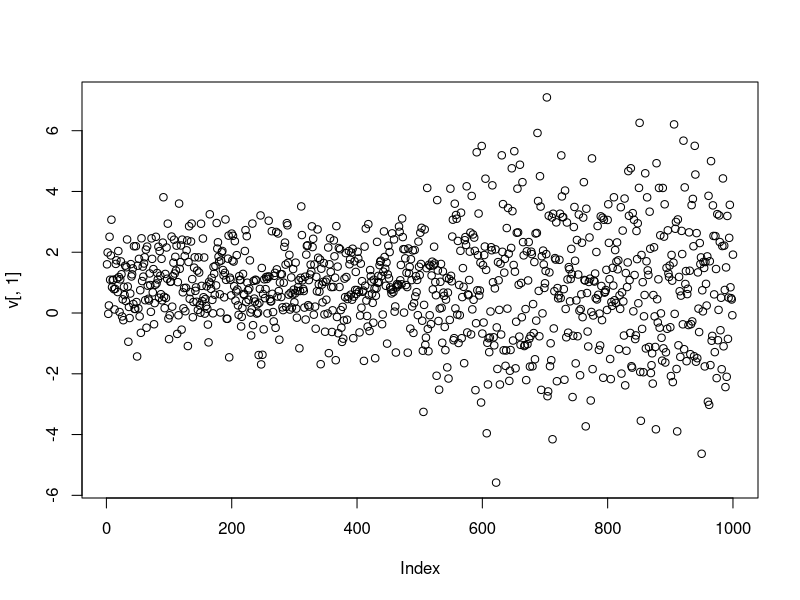
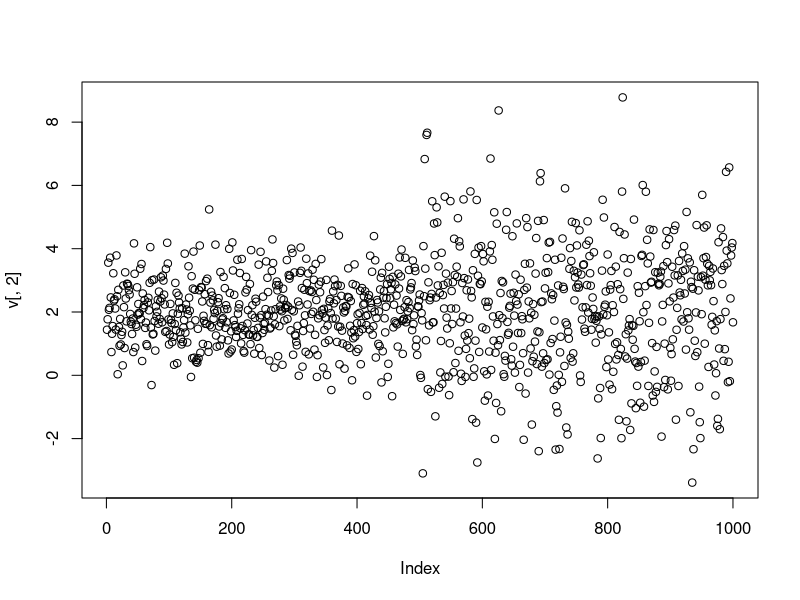
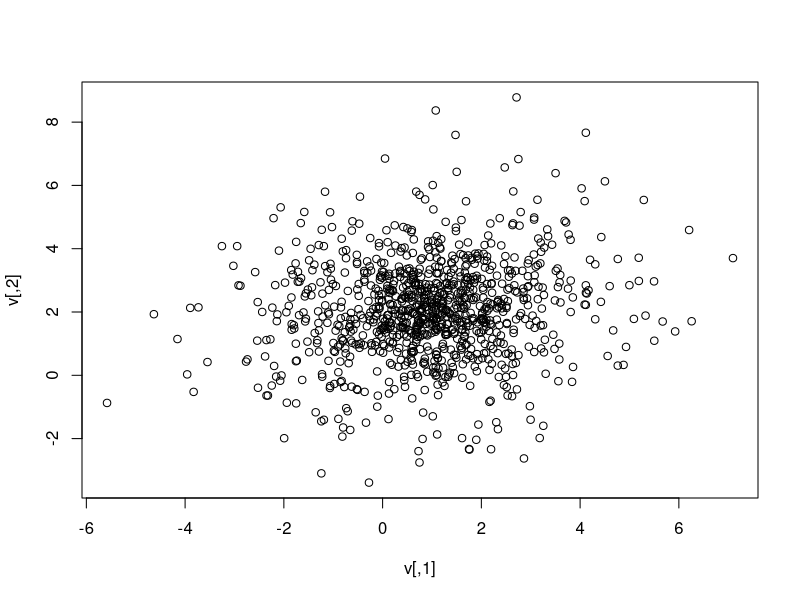
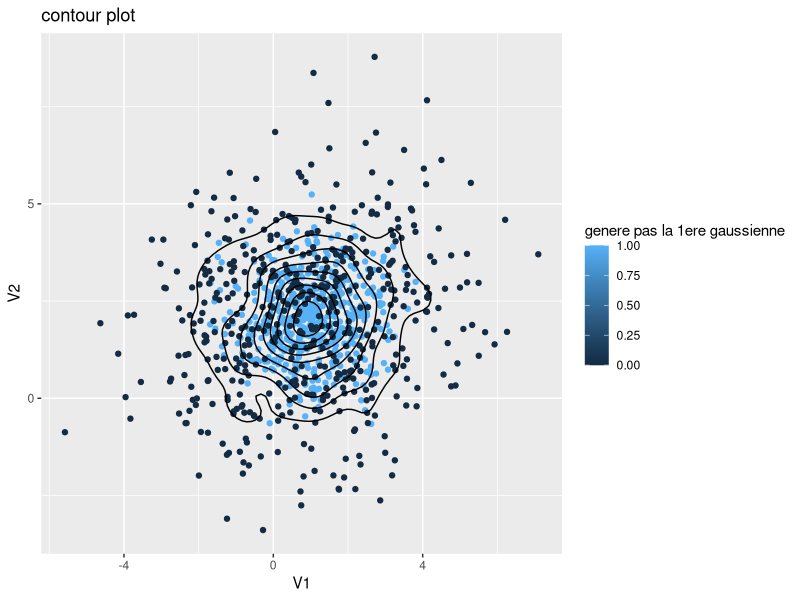
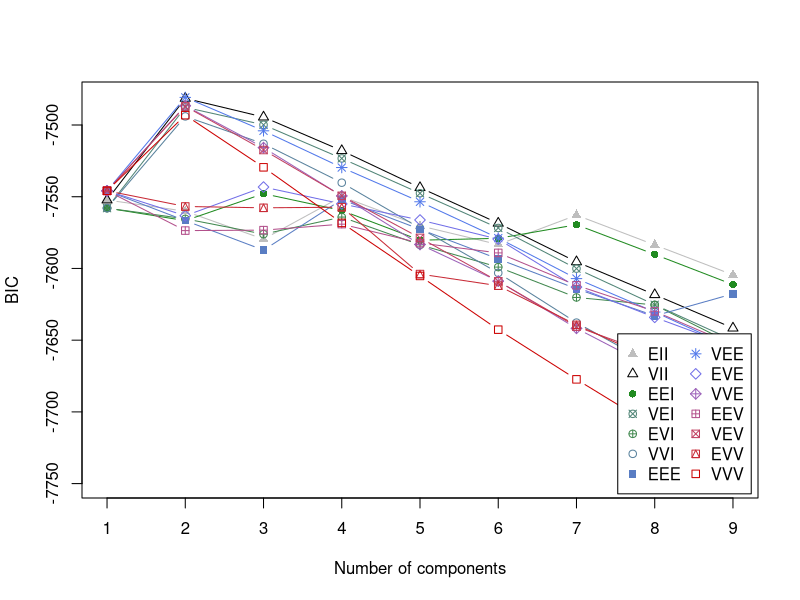
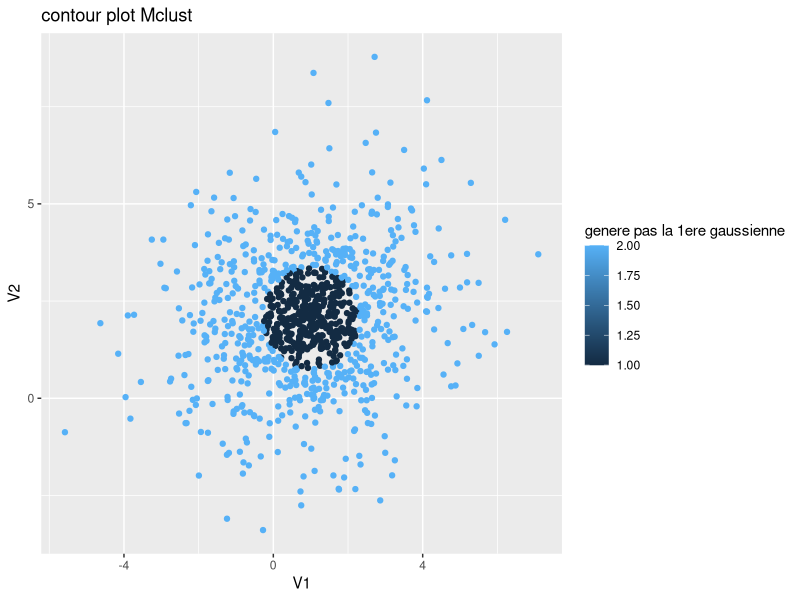
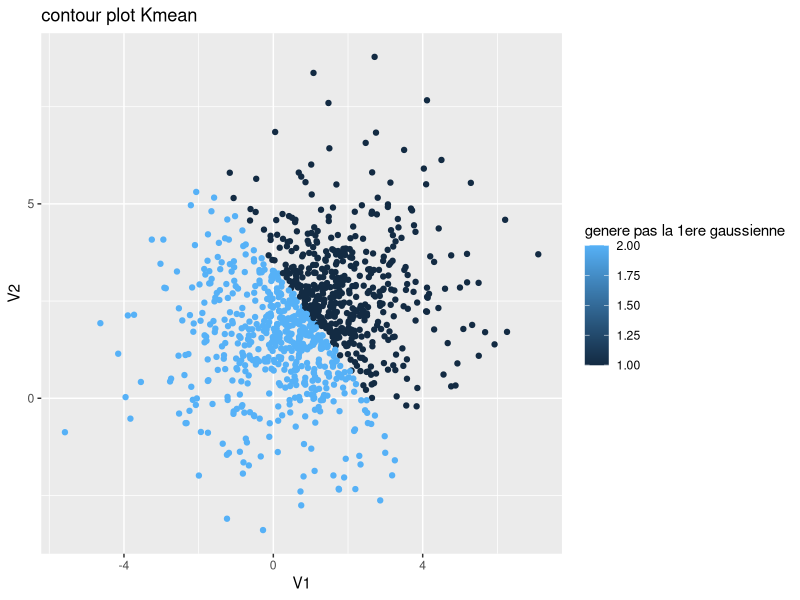

The R script that drew these images, in order:
## ---- chunk 1
knitr::opts_chunk$set(echo = TRUE)
## ---- chunk 2
set.seed(123)
library(MASS)
v1 <- mvrnorm(500, mu = c(1,2), Sigma = diag(2))
v2 <- mvrnorm(500, mu = c(1,2), Sigma = 4 * diag(2))
v <- rbind(v1,v2)
dim(v)

## ---- chunk 3
plot(v[,1])
plot(v[,2])
plot(v)
## ---- chunk 4
library(ggplot2)
sep = matrix(0,1000,1)
sep[1:500] = 1

v.data = as.data.frame(v)

ggplot(v.data, aes(x = V1, y=V2, colour = sep)) + geom_point() + ggtitle("contour plot") + labs(colour = "genere pas la 1ere gaussienne") + geom_density2d(col = "black")
## ---- chunk 5
library(mclust)
BIC <- mclustBIC(v)
plot(BIC)
clust <- Mclust(v, modelNames = "VII")
## ---- chunk 6
clust$parameters
## ---- chunk 7
clust$classification
## ---- chunk 8
km <- kmeans(v, centers = 2)
Mean <- km$centers

Std <- sqrt(km$withinss/km$size)

data.frame(Mean,Std)
km$withinss
km$cluster
km$centers
## ---- chunk 9
compare = ifelse(clust$classification == km$cluster, 1, 0)
sum(compare)
s = 0
for (i in 1:500){
  s = s + ifelse(clust$classification[i] == 1, 1, 0)
}
for (i in 501:1000){
  s = s + ifelse(clust$classification[i] != 1, 1, 0)
}
s
s = 0
for (i in 1:500){
  s = s + ifelse(km$cluster[i] == 1, 1, 0)
}
for (i in 501:1000){
  s = s + ifelse(km$cluster[i] != 1, 1, 0)
}
s
ggplot(v.data, aes(x = V1, y=V2, colour = clust$classification)) + geom_point() + ggtitle("contour plot Mclust") + labs(colour = "genere pas la 1ere gaussienne")
ggplot(v.data, aes(x = V1, y=V2, colour = km$cluster)) + geom_point() + ggtitle("contour plot Kmean") + labs(colour = "genere pas la 1ere gaussienne")
## ---- chunk 10
fk <- function(X,muk,sigmak,i,k){
  d = ncol(X)
  #print(sigmak[(1+d*(k-1)):(d*(k)),])
  res = (1/(((2*pi)^(d/2))*sqrt(abs(det(sigmak[(1+d*(k-1)):(d*(k)),]))))) * exp(-(1/2)*t(X[i,]- muk[k,]) %*% solve(sigmak[(1+d*(k-1)):(d*(k)),]) %*% (X[i,]- muk[k,]) )
  return(res)
}

myEstep <- function(X,muk,sigmak,pik){
    tik = matrix(nrow = nrow(X), ncol = nrow(pik))
    sum <- 0
    for (k in 1:nrow(pik)){
      d<-ncol(X)
      fk<- mvtnorm::dmvnorm(X,mean = muk[k,],sigma = sigmak[(1+d*(k-1)):(d*(k)),])
      sum <- sum + pik[k]*fk
    }
    for (k in 1:nrow(pik)){
      fk<- mvtnorm::dmvnorm(X,mean = muk[k,],sigma = sigmak[(1+d*(k-1)):(d*(k)),])
      tik[,k] = (pik[k]*fk)/sum
    }

  return(tik)
}

#test
pitest = matrix(data = 0.5, nrow = 2, ncol = 1)
mutest = matrix(nrow = 2, ncol = 2)
mutest[1,] = c(1,2)
mutest[2,] = c(1,2)
sigmatest = diag(2)
sigmatest = rbind(sigmatest, 4 * diag(2))
tiktest = myEstep(v,mutest,sigmatest,pitest)
for(i in 1:1000){
  if (tiktest[i,1] >= 0.5){
    tiktest[i,1] = 1
    tiktest[i,2] = 0
  }
  else{
    tiktest[i,1] = 0
    tiktest[i,2] = 1
  }
}
s = 0
for (i in 1:500){
  s = s + ifelse(tiktest[i,1] == 1, 1, 0)
}
for (i in 501:1000){
  s = s + ifelse(tiktest[i,2] == 1, 1, 0)
}
s
## ---- chunk 11
myMstep <- function(X,tik){
  maxk = ncol(tik)
  maxn = nrow(X)
  maxd = ncol(X)
  pik <- matrix(nrow = maxk, ncol = 1)
  muk <- matrix(nrow = maxk, ncol = maxd)
  sigmak <- matrix(nrow = maxk*maxd, ncol = maxd)
  for (k in 1:maxk){
    pik[k] <- (1/maxn) * sum (tik[,k])
  }
  for (k in 1:maxk){
    num <- matrix(data = 0, nrow = 1, ncol = maxd)
    for (i in 1:maxn){
      num <- num + tik[i,k] * X[i,]
    }
    muk[k,] <- num / (maxn * pik[k])
  }
  for (k in 1:maxk){
    num <- matrix(data = 0, nrow = maxd, ncol = maxd)
    for (i in 1:maxn){
      num <- num + tik[i,k] * ( (X[i,]-muk[k,]) %*% t(X[i,]-muk[k,]) )
    }
    sigmak[(1+maxd*(k-1)):(maxd*(k)),] <- num / (maxn * pik[k])
  }
  res <- list("pi" = pik, "mu" = muk, "sigma" = sigmak)
  return(res)
}
## ---- chunk 12
logP <- function(X,pik,muk,sigmak){
  for (i in 1:nrow(X)){
    sum = 0
    for(k in 1:nrow(pik)){
    fk<- mvtnorm::dmvnorm(X[i,],mean = muk[k,],sigma = sigmak[(1+d*(k-1)):(d*(k)),])
    sum = sum + pik[k] * fk
    }
    res = res + log(sum)
  }
  return(res)
}
myEMalgo <- function(X,k,epsi){
  
  msEst <- mstep(modelName = "EEE", data = data,z=unmap(iris[,5]))
  
  pik <- t(msEst$parameters$pro)
  muk <- t(msEst$parameters$mean)
  
  sigmak <- rbind()
  for(i in 1:k)
    sigmak <-  rbind(sigmak,msEst$parameters$variance$sigma[,,i])
  


  count = 0
  repeat{
    count = count + 1
    tik <- myEstep(X,muk,sigmak,pik)
    theta <- myMstep(X,tik)
    newpi <- theta$pi
    newmu <- theta$mu
    newsigma <- theta$sigma
    print(newmu)
    if(count>4)
      break;
    #if(logP(X,newpi,newmu,newsigma) - logP(X,pik,muk,sigmak)<= epsi){break}
    
    muk <- newmu
    sigmak <- newsigma
    pik <- newpi
 
  }

  res = list("pi" = newpi, "mu" = newmu, "sigma" = newsigma, "t" = tik)
  return(res)
}
## ---- chunk 13
data("iris")
head(iris)
data = iris[,1:4]
data = as.matrix(data)
theta = myEMalgo(data,3,0.001)
theta$pi


#theta$t
